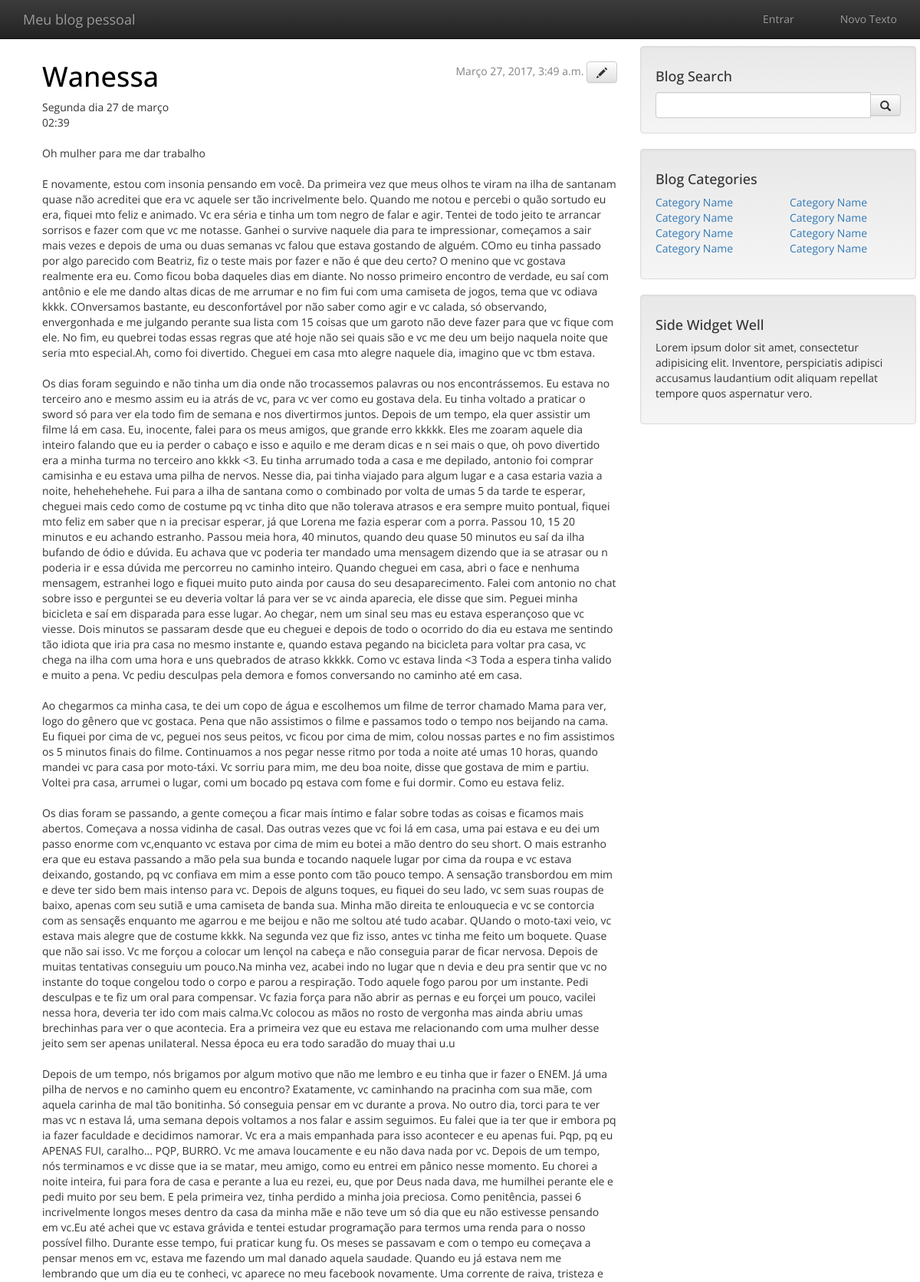
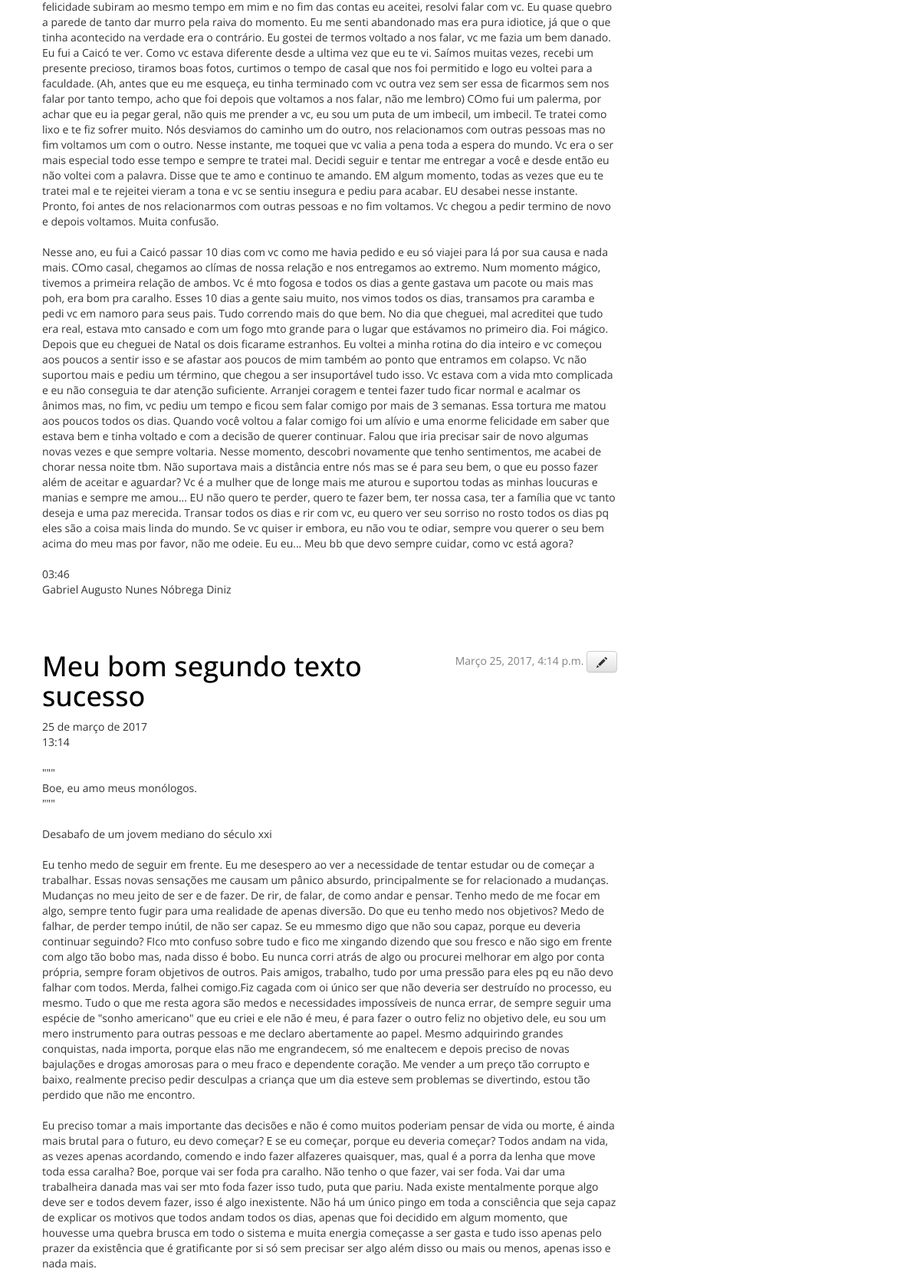
The page / (upper part) on the database its author committed (2 pictures, top to bottom).
### blog/models.py (models this page shows, shortened)
class Post(models.Model):
	author = models.ForeignKey('auth.User')
	title = models.CharField(max_length=200)
	text = models.TextField()
	create_date = models.DateTimeField(default=timezone.now)
	published_date = models.DateTimeField(blank=True, null=True)

### blog/views.py (the view)
# urls.py: url(r'^$', views.post_list, name='post_list'),
def post_list(request):
    hora = datetime.now().year
    posts = Post.objects.filter(published_date__lte=timezone.now()).order_by('-published_date')
    context = {
        'posts': posts,
        'hora': hora,
    }
    return render(request, 'blog/post_list.html', context)

### blog/templates/blog/post_list.html
{% extends 'blog/base.html' %}
{% block content %}
    {% for post in posts %}
        <div class="post">
            <div class="date">
                {{ post.published_date }}
                <a class="btn btn-default" href="{% url 'blog:post_edit' pk=post.pk %}" ><span class="glyphicon glyphicon-pencil"></span></a>
            </div>
			<h1><a href="{% url 'blog:post_detail' pk=post.pk %}" style="font-family: 'Open Sans', sans-serif !important;">{{ post.title }}</a></h1>
            <p>{{ post.text|linebreaksbr }}</p>
        </div>
    {% endfor %}
{% endblock content %}

### blog/static/css/blog.css (style rules this page uses)
h1 a { color: #FCA205; font-family: 'Lobster'; }
h1, h2, h3, h4 { font-family: 'Lobster', cursive; }
.date { float: right; color: #828282; }
.post { margin-bottom: 70px; }
.post h1 a, .post h1 a:visited { color: #000000; }

### blog/templates/blog/base.html (style rules this page uses)
body { font-family: 'Open Sans', sans-serif !important; }
body, h1, h2, h3, h4, a, li { font-family: 'Open Sans', sans-serif !important; }

### rows shown on the page
Post: published_date "Março 27, 2017, 3:49 a.m.", title "Wanessa", text "Segunda dia 27 de março 02:39 Oh mulher para me dar trabalho E novamente, estou com insonia pensando em você. Da primeira vez que meus olhos te viram na ilha de santanam quase não acreditei que era vc aquele ser tão incrivelmente belo. Quando me notou e percebi o quão sortudo eu era, fiquei mto feliz e animado. Vc era séria e tinha um tom negro de falar e agir. Tentei de todo jeito te arrancar sorrisos e fazer com que vc me notasse. Ganhei o survive naquele dia para te impressionar, começamos a sair mais vezes e depois de uma ou duas semanas vc falou que estava gostando de alguém. COmo eu tinha passado por algo parecido com Beatriz, fiz o teste mais por fazer e não é que deu certo? O menino…"
Post: published_date "Março 25, 2017, 4:14 p.m.", title "Meu bom segundo texto sucesso", text "25 de março de 2017 13:14 \"\"\" Boe, eu amo meus monólogos. \"\"\" Desabafo de um jovem mediano do século xxi Eu tenho medo de seguir em frente. Eu me desespero ao ver a necessidade de tentar estudar ou de começar a trabalhar. Essas novas sensações me causam um pânico absurdo, principalmente se for relacionado a mudanças. Mudanças no meu jeito de ser e de fazer. De rir, de falar, de como andar e pensar. Tenho medo de me focar em algo, sempre tento fugir para uma realidade de apenas diversão. Do que eu tenho medo nos objetivos? Medo de falhar, de perder tempo inútil, de não ser capaz. Se eu mmesmo digo que não sou capaz, porque eu deveria continuar seguindo? FIco mto confuso sobre tudo e fico me…"
